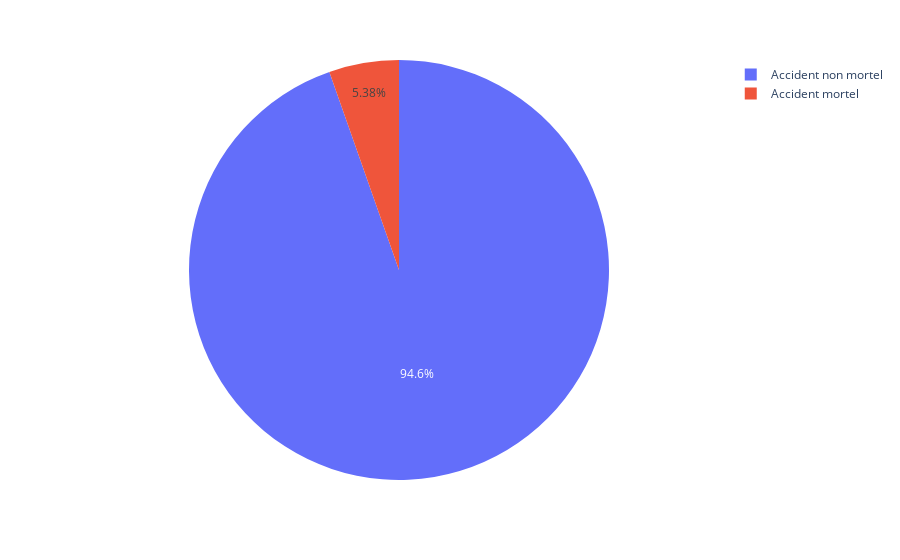

Notebook cell for this chart:
### Markdown cell above
### Analyse univariée

### Code cell
val = [len(df_2[df_2.mortal == 1]), len(df_2[df_2.mortal == 0])]
labels = ['Accident mortel', 'Accident non mortel']
px.pie(values=val, names=labels)

### Figure 1 — Plotly figure (JSON) as saved in the notebook; plotly's stock layout.template omitted (floating-point values rounded to 4 significant figures)
{"data": [{"domain": {"x": [0, 1], "y": [0, 1]}, "hovertemplate": "label=%{label}<br>value=%{value}<extra></extra>", "labels": ["Accident mortel", "Accident non mortel"], "legendgroup": "", "name": "", "showlegend": true, "type": "pie", "values": [5083, 89410]}], "layout": {"legend": {"tracegroupgap": 0}, "margin": {"t": 60}}}
